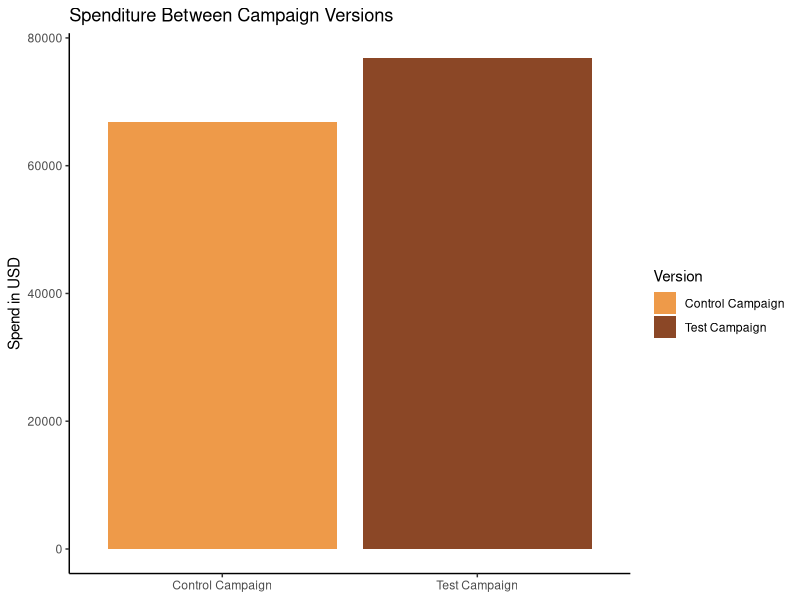
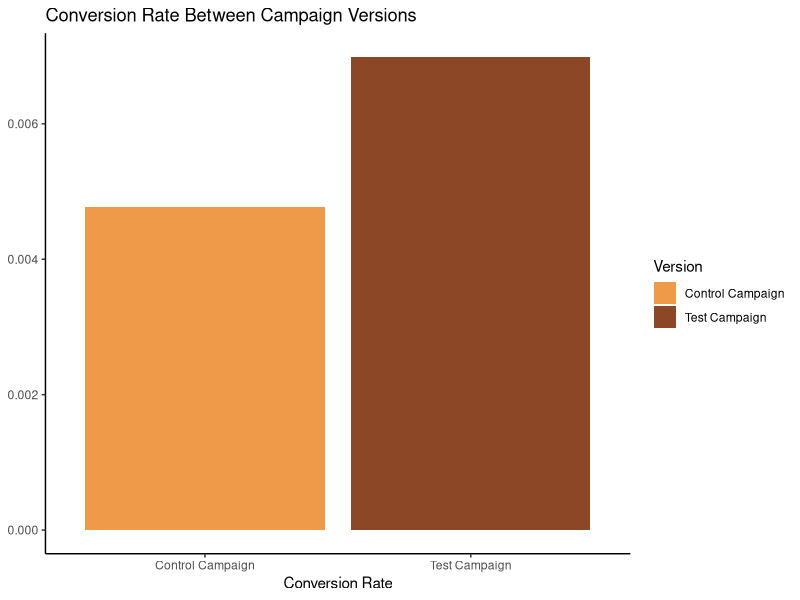
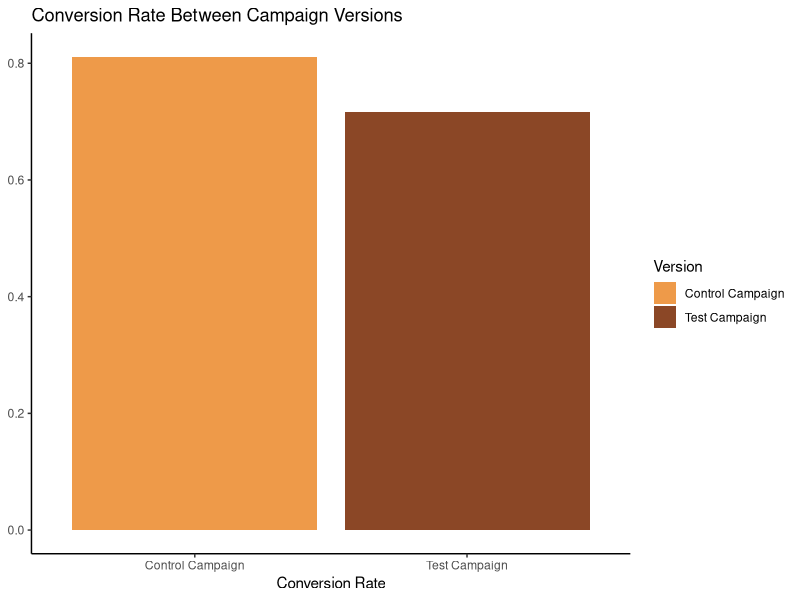

Source code (R) for these figures, in order: (Note: this script raises an error after producing the figures.)
###---Libraries---###
library(tidyverse)

###---Input---###
data <- read_csv('data/cleaned_data.csv')

###---Processing---###

# Create variable for CPP
data <- data %>% 
  mutate(cpp = Purchase/Spend)

# Data Exploration
mean_spend_control <- data %>% 
  filter(Campaign_Name == 'Control Campaign') %>% 
  summarise(mean_spend = mean(Spend)) %>% 
  pull(mean_spend)

mean_spend_test <- data %>% 
  filter(Campaign_Name == 'Test Campaign') %>% 
  summarise(mean_spend = mean(Spend)) %>% 
  pull(mean_spend)

mean_spend_dif <- 
  mean_spend_test - mean_spend_control

fig_spend <- data %>% 
  ggplot(aes(x = Campaign_Name, y = Spend, fill = Campaign_Name)) +
  geom_col() +
  labs(y = 'Spend in USD',
       x = NULL,
       fill = "Version",
       title = 'Spenditure Between Campaign Versions') +
  theme_classic()+
  scale_fill_manual(values = c('tan2', 'sienna4'))

fig_spend

# prepare data for analysis

totals <- data %>% 
  group_by(Campaign_Name) %>% 
  summarise(sum_impressions = sum(Impressions),
            sum_purchase = sum(Purchase),
            sum_reach = sum(Reach),
            sum_add_cart = sum(Add_Cart),
            sum_clicks = sum(Clicks),
            sum_view_content = sum(View_Content),
            sum_searches = sum(Searches),
            sum_spend = sum(Spend))

# H1
prop.test(x = totals$sum_purchase, 
          n = totals$sum_impressions,
          alternative = 'two.sided')

fig_h1 <- totals %>% 
  mutate(conv_rate = sum_purchase/sum_impressions) %>% 
  ggplot(aes(x = Campaign_Name, y = conv_rate, fill = Campaign_Name)) +
  geom_col()+
  labs(
    x = 'Conversion Rate',
    y = NULL,
    fill = 'Version',
    title = 'Conversion Rate Between Campaign Versions'
  ) +
  theme_classic() +
  scale_fill_manual(values = c('tan2', 'sienna4'))

fig_h1

# H2
prop.test(x = totals$sum_reach,
          n = totals$sum_impressions,
          alternative = 'two.sided')

chisq.test(totals$sum_reach)

fig_h2 <- totals %>% 
  mutate(conv_rate = sum_reach/sum_impressions) %>% 
  ggplot(aes(x = Campaign_Name, y = conv_rate, fill = Campaign_Name)) +
  geom_col()+
  labs(
    x = 'Conversion Rate',
    y = NULL,
    fill = 'Version',
    title = 'Conversion Rate Between Campaign Versions'
  ) +
  theme_classic() +
  scale_fill_manual(values = c('tan2', 'sienna4'))

fig_h2

# H3
prop.test(x = totals$sum_purchase,
          n = totals$sum_add_cart,
          alternative = 'two.sided')

fig_h3

# H4
t.test(data$cpp ~ data$Campaign_Name)
